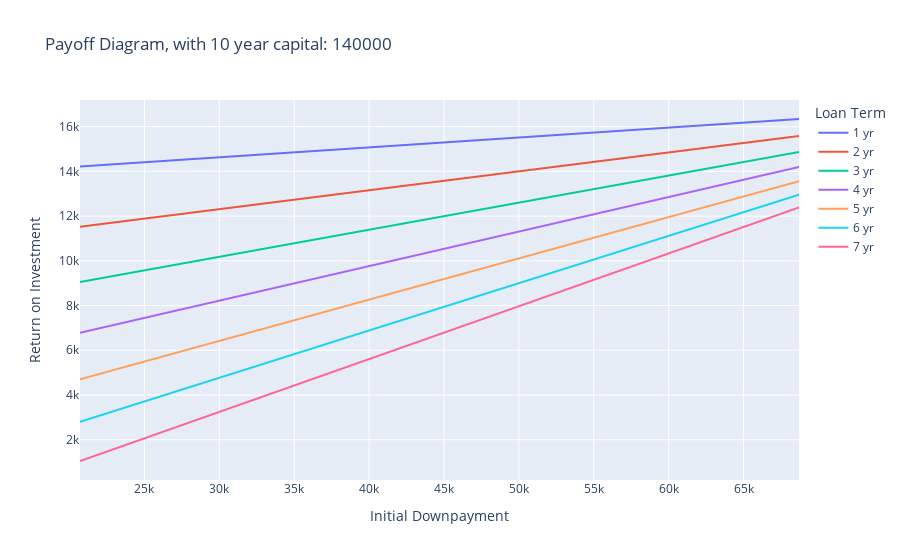

The cell this chart's notebook holds for it:
### Code cell
fig = px.line(payoff_df_melt,x="Downpayment",y="value",color="variable",labels={
                     "Downpayment": "Initial Downpayment",
                     "value": "Return on Investment",
                     "variable": "Loan Term"
                 }, title="Payoff Diagram, with 10 year capital: {}".format(start_cap))
fig.show()

### Figure 1 — Plotly figure (JSON) as saved in the notebook; plotly's stock layout.template omitted (floating-point values rounded to 4 significant figures)
{"data": [{"hovertemplate": "Loan Term=1 yr<br>Initial Downpayment=%{x}<br>Return on Investment=%{y}<extra></extra>", "legendgroup": "1 yr", "line": {"color": "#636efa", "dash": "solid"}, "mode": "lines", "name": "1 yr", "orientation": "v", "showlegend": true, "type": "scatter", "x": [20700, 22700, 24700, 26700, 28700, 30700, 32700, 34700, 36700, 38700, 40700, 42700, 44700, 46700, 48700, 50700, 52700, 54700, 56700, 58700, 60700, 62700, 64700, 66700, 68700], "xaxis": "x", "y": [14220.0, 14300.0, 14390.0, 14480.0, 14570.0, 14660.0, 14750.0, 14840.0, 14930.0, 15010.0, 15100.0, 15190.0, 15280.0, 15370.0, 15460.0, 15550.0, 15630.0, 15720.0, 15810.0, 15900.0, 15990.0, 16080.0, 16170.0, 16250.0, 16340.0], "yaxis": "y"}, {"hovertemplate": "Loan Term=2 yr<br>Initial Downpayment=%{x}<br>Return on Investment=%{y}<extra></extra>", "legendgroup": "2 yr", "line": {"color": "#EF553B", "dash": "solid"}, "mode": "lines", "name": "2 yr", "orientation": "v", "showlegend": true, "type": "scatter", "x": [20700, 22700, 24700, 26700, 28700, 30700, 32700, 34700, 36700, 38700, 40700, 42700, 44700, 46700, 48700, 50700, 52700, 54700, 56700, 58700, 60700, 62700, 64700, 66700, 68700], "xaxis": "x", "y": [11520.0, 11690.0, 11860.0, 12030.0, 12200.0, 12370.0, 12540.0, 12710.0, 12880.0, 13050.0, 13220.0, 13380.0, 13550.0, 13720.0, 13890.0, 14060.0, 14230.0, 14400.0, 14570.0, 14740.0, 14910.0, 15080.0, 15250.0, 15410.0, 15580.0], "yaxis": "y"}, {"hovertemplate": "Loan Term=3 yr<br>Initial Downpayment=%{x}<br>Return on Investment=%{y}<extra></extra>", "legendgroup": "3 yr", "line": {"color": "#00cc96", "dash": "solid"}, "mode": "lines", "name": "3 yr", "orientation": "v", "showlegend": true, "type": "scatter", "x": [20700, 22700, 24700, 26700, 28700, 30700, 32700, 34700, 36700, 38700, 40700, 42700, 44700, 46700, 48700, 50700, 52700, 54700, 56700, 58700, 60700, 62700, 64700, 66700, 68700], "xaxis": "x", "y": [9054.0, 9296.0, 9538.0, 9780.0, 10020.0, 10260.0, 10510.0, 10750.0, 10990.0, 11230.0, 11480.0, 11720.0, 11960.0, 12200.0, 12450.0, 12690.0, 12930.0, 13170.0, 13410.0, 13660.0, 13900.0, 14140.0, 14380.0, 14630.0, 14870.0], "yaxis": "y"}, {"hovertemplate": "Loan Term=4 yr<br>Initial Downpayment=%{x}<br>Return on Investment=%{y}<extra></extra>", "legendgroup": "4 yr", "line": {"color": "#ab63fa", "dash": "solid"}, "mode": "lines", "name": "4 yr", "orientation": "v", "showlegend": true, "type": "scatter", "x": [20700, 22700, 24700, 26700, 28700, 30700, 32700, 34700, 36700, 38700, 40700, 42700, 44700, 46700, 48700, 50700, 52700, 54700, 56700, 58700, 60700, 62700, 64700, 66700, 68700], "xaxis": "x", "y": [6787.0, 7095.0, 7404.0, 7712.0, 8021.0, 8330.0, 8638.0, 8947.0, 9255.0, 9564.0, 9873.0, 10180.0, 10490.0, 10800.0, 11110.0, 11420.0, 11720.0, 12030.0, 12340.0, 12650.0, 12960.0, 13270.0, 13580.0, 13880.0, 14190.0], "yaxis": "y"}, {"hovertemplate": "Loan Term=5 yr<br>Initial Downpayment=%{x}<br>Return on Investment=%{y}<extra></extra>", "legendgroup": "5 yr", "line": {"color": "#FFA15A", "dash": "solid"}, "mode": "lines", "name": "5 yr", "orientation": "v", "showlegend": true, "type": "scatter", "x": [20700, 22700, 24700, 26700, 28700, 30700, 32700, 34700, 36700, 38700, 40700, 42700, 44700, 46700, 48700, 50700, 52700, 54700, 56700, 58700, 60700, 62700, 64700, 66700, 68700], "xaxis": "x", "y": [4706.0, 5075.0, 5444.0, 5813.0, 6182.0, 6550.0, 6919.0, 7288.0, 7657.0, 8025.0, 8394.0, 8763.0, 9132.0, 9500.0, 9869.0, 10240.0, 10610.0, 10980.0, 11340.0, 11710.0, 12080.0, 12450.0, 12820.0, 13190.0, 13560.0], "yaxis": "y"}, {"hovertemplate": "Loan Term=6 yr<br>Initial Downpayment=%{x}<br>Return on Investment=%{y}<extra></extra>", "legendgroup": "6 yr", "line": {"color": "#19d3f3", "dash": "solid"}, "mode": "lines", "name": "6 yr", "orientation": "v", "showlegend": true, "type": "scatter", "x": [20700, 22700, 24700, 26700, 28700, 30700, 32700, 34700, 36700, 38700, 40700, 42700, 44700, 46700, 48700, 50700, 52700, 54700, 56700, 58700, 60700, 62700, 64700, 66700, 68700], "xaxis": "x", "y": [2798.0, 3221.0, 3645.0, 4068.0, 4491.0, 4914.0, 5338.0, 5761.0, 6184.0, 6607.0, 7031.0, 7454.0, 7877.0, 8301.0, 8724.0, 9147.0, 9570.0, 9994.0, 10420.0, 10840.0, 11260.0, 11690.0, 12110.0, 12530.0, 12960.0], "yaxis": "y"}, {"hovertemplate": "Loan Term=7 yr<br>Initial Downpayment=%{x}<br>Return on Investment=%{y}<extra></extra>", "legendgroup": "7 yr", "line": {"color": "#FF6692", "dash": "solid"}, "mode": "lines", "name": "7 yr", "orientation": "v", "showlegend": true, "type": "scatter", "x": [20700, 22700, 24700, 26700, 28700, 30700, 32700, 34700, 36700, 38700, 40700, 42700, 44700, 46700, 48700, 50700, 52700, 54700, 56700, 58700, 60700, 62700, 64700, 66700, 68700], "xaxis": "x", "y": [1047.0, 1520.0, 1993.0, 2465.0, 2938.0, 3410.0, 3883.0, 4356.0, 4828.0, 5301.0, 5773.0, 6246.0, 6719.0, 7191.0, 7664.0, 8137.0, 8609.0, 9082.0, 9554.0, 10030.0, 10500.0, 10970.0, 11440.0, 11920.0, 12390.0], "yaxis": "y"}], "layout": {"legend": {"title": {"text": "Loan Term"}, "tracegroupgap": 0}, "title": {"text": "Payoff Diagram, with 10 year capital: 140000"}, "xaxis": {"anchor": "y", "domain": [0, 1], "title": {"text": "Initial Downpayment"}}, "yaxis": {"anchor": "x", "domain": [0, 1], "title": {"text": "Return on Investment"}}}}
